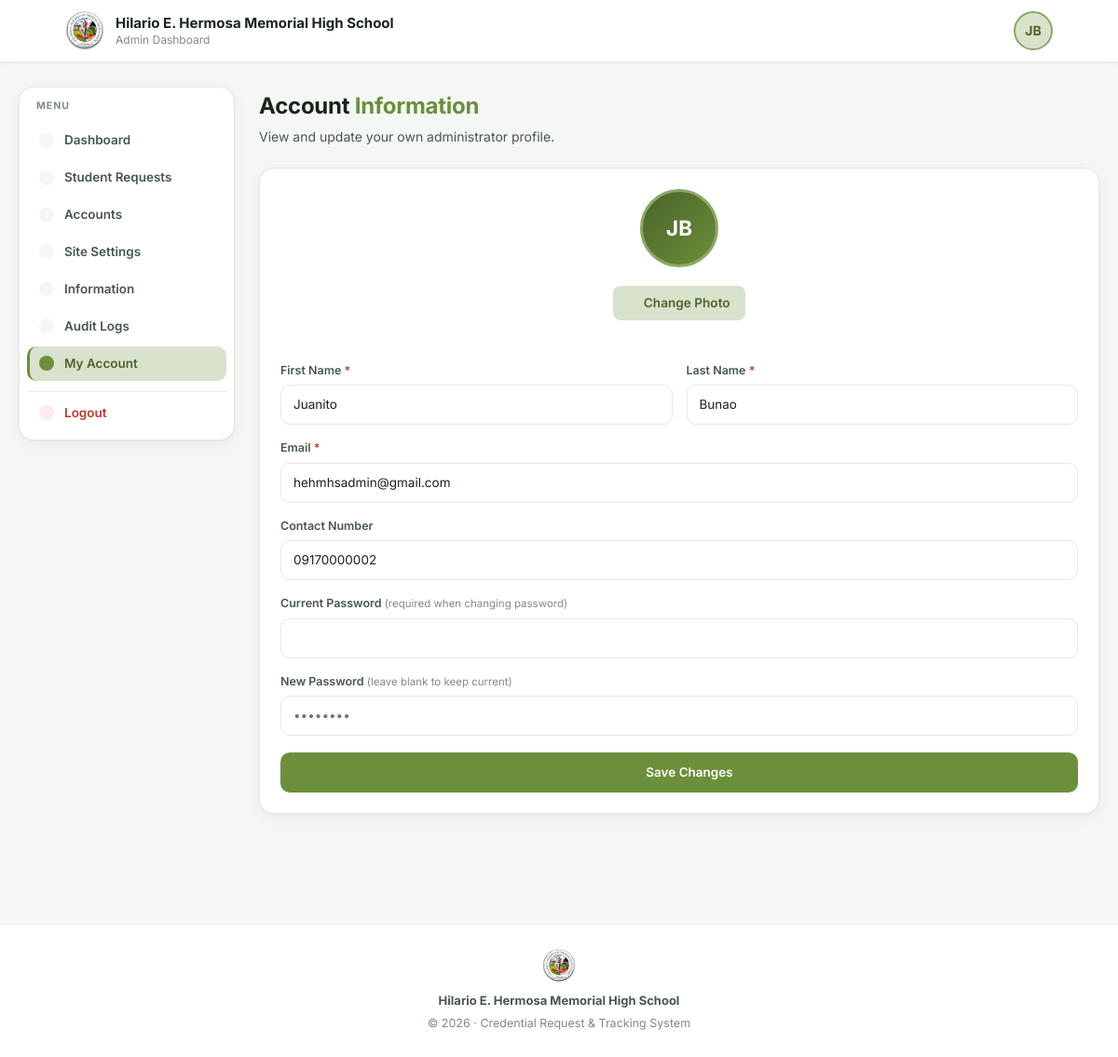
The app's page /admin/adminDashboard.php?view=account (signed in) with its own data.
### tables this page shows
CREATE TABLE `users` (
  `id` int NOT NULL AUTO_INCREMENT,
  `role_id` int NOT NULL,
  `first_name` varchar(100) DEFAULT NULL,
  `last_name` varchar(100) DEFAULT NULL,
  `status` varchar(20) NOT NULL DEFAULT 'active' COMMENT 'active | archived',
  `email` varchar(150) DEFAULT NULL,
  `contact` varchar(20) DEFAULT NULL,
  `password` varchar(255) DEFAULT NULL COMMENT 'bcrypt hash (password_hash)',
  `profile_photo` varchar(255) DEFAULT NULL COMMENT 'uploads/profile_photos/…',
  `created_at` timestamp NOT NULL DEFAULT CURRENT_TIMESTAMP,
  `updated_at` timestamp NOT NULL DEFAULT CURRENT_TIMESTAMP ON UPDATE CURRENT_TIMESTAMP,
  `failed_login_count` int NOT NULL DEFAULT '0' COMMENT 'Consecutive wrong passwords; reset on success',
  `lockout_count` int NOT NULL DEFAULT '0' COMMENT 'How many times locked (escalates duration); reset on success',
  `locked_until` datetime DEFAULT NULL COMMENT 'Active lock expiry; NULL = not locked',
  PRIMARY KEY (`id`),
  UNIQUE KEY `uq_student_email` (`email`),
  KEY `idx_student_status` (`status`),
  KEY `fk_users_role` (`role_id`),
  CONSTRAINT `fk_users_role` FOREIGN KEY (`role_id`) REFERENCES `roles` (`role_id`) ON UPDATE CASCADE
);

### phpLogics/site_config.php (called while the page is built, shortened)
<?php
if (!function_exists('site_settings')) {
    function site_settings(): array
    {
        static $settings = null;
        if ($settings !== null) return $settings;
        global $conn;
        $settings = [
            'logo_path'       => 'assets/img/Logo.png',
            'theme_color'     => '#6b8f3a',
            'office_hours'    => 'Monday to Friday, 8:00 AM – 4:00 PM',
            'contact_email'   => 'hehmhsadmin@gmail.com',
            'contact_phone'   => '(044) 123-4567',
            'contact_location'=> 'Hilario E. Hermosa Memorial High School, Siclong, Laur, Nueva Ecija',
        ];
        if (isset($conn) && $conn instanceof mysqli) {
            $res = @$conn->query("SELECT setting_key, setting_value FROM site_settings");
            if ($res) {
                while ($row = $res->fetch_assoc()) {
                    $settings[$row['setting_key']] = $row['setting_value'];
                }
            }
        }
        return $settings;
    }
    function site_url(string $path = ''): string
    {
        $docRoot = rtrim(str_replace('\\', '/', $_SERVER['DOCUMENT_ROOT'] ?? ''), '/');
        $projDir = rtrim(str_replace('\\', '/', dirname(__DIR__)), '/');
        $base    = ($docRoot !== '' && strpos($projDir, $docRoot) === 0)
            ? substr($projDir, strlen($docRoot))
            : '';
        $base = implode('/', array_map('rawurlencode', explode('/', $base)));
        return $base . '/' . ltrim($path, '/');
    }
    function site_setting(string $key, string $default = ''): string
    {
        $s = site_settings();
        $v = trim((string)($s[$key] ?? ''));
        return $v !== '' ? $v : $default;
    }
    function site_logo_url(): string
    {
        $s     = site_settings();
        $logo  = trim($s['logo_path'] ?? '');
        return $logo !== '' ? site_url($logo) : site_url('assets/img/Logo.png');
    }
}

### phpLogics/monthly_report_email.php (called while the page is built, shortened)
<?php
require_once __DIR__ . '/site_config.php';
function maybe_send_monthly_report(mysqli $conn): void
{
    try {
        $target = date('Y-m', strtotime('first day of previous month'));
        if (site_setting('monthly_report_last_sent', '') === $target) {
            return;
        }
    } catch (Throwable $e) {
        error_log('Monthly report e-mail failed: ' . $e->getMessage());
    }
}

### admin/adminDashboard.php (the view, shortened to what this page needs)
<?php
include(__DIR__ . "/../database/db.php");
include __DIR__ . "/../phpLogics/site_config.php";
require_once __DIR__ . '/../phpLogics/icons.php';
require_once __DIR__ . '/../phpLogics/monthly_report_email.php';
maybe_send_monthly_report($conn);
$user_id = (int)$_SESSION['user_id'];
$s = $conn->prepare("SELECT * FROM users WHERE id = ?");
$s->bind_param("i", $user_id);
$s->execute();
$me = $s->get_result()->fetch_assoc();
$myPhoto       = !empty($me['profile_photo'])
    ? '../phpLogics/download_profile.php?user_id=' . (int)$_SESSION['user_id']
    : null;
$myInitials    = strtoupper(substr($me['first_name'] ?? 'A', 0, 1) . substr($me['last_name'] ?? '', 0, 1));
$activeView    = $_GET['view'] ?? 'overview';
$settings = site_settings();
?>
<!DOCTYPE html>
<html lang="en">
<head>
    <link rel="stylesheet" href="../student/portal.css?v=2">
    <link rel="stylesheet" href="../registrar/registrarCSS.css?v=9">
    <link rel="stylesheet" href="admin.css?v=3">
    <link rel="stylesheet" href="../assets/fonts/inter.css">
</head>
<body>
    <header class="topbar">
        <div class="topbar-inner">
            <a href="adminDashboard.php" class="brand">
                <img src="<?php echo site_logo_url(); ?>" alt="School logo">
                <div class="brand-text">
                    <strong>Hilario E. Hermosa Memorial High School</strong>
                    <span>Admin Dashboard</span>
                </div>
            </a>
            <div class="topbar-actions">
                <div class="header-avatar-wrapper">
                    <div class="header-avatar" onclick="toggleProfileMenu(event)" title="Account menu">
                        <?php if ($myPhoto): ?>
                            <img src="<?php echo $myPhoto; ?>" alt="avatar">
                        <?php else: ?>
                            <?php echo $myInitials; ?>
                        <?php endif; ?>
                    </div>
                </div>
            </div>
        </div>
    </header>
    <div class="shell">
        <aside class="sidebar">
            <nav class="tabs">
                <a onclick="showView('overview')" id="nav-overview"
                    class="ptab <?php echo $activeView === 'overview' ? 'active' : ''; ?>"><?php echo icon('home', 16); ?> Dashboard</a>
                <a onclick="showView('requests')" id="nav-requests"
                    class="ptab <?php echo $activeView === 'requests' ? 'active' : ''; ?>"><?php echo icon('clipboard', 16); ?> Student Requests</a>
                <a onclick="showView('accounts')" id="nav-accounts"
                    class="ptab <?php echo $activeView === 'accounts' ? 'active' : ''; ?>"><?php echo icon('graduation', 16); ?> Accounts</a>
                <a onclick="showView('settings')" id="nav-settings"
                    class="ptab <?php echo $activeView === 'settings' ? 'active' : ''; ?>"><?php echo icon('palette', 16); ?> Site Settings</a>
                <a onclick="showView('information')" id="nav-information"
                    class="ptab <?php echo $activeView === 'information' ? 'active' : ''; ?>"><?php echo icon('megaphone', 16); ?> Information</a>
                <a onclick="showView('audit')" id="nav-audit"
                    class="ptab <?php echo $activeView === 'audit' ? 'active' : ''; ?>"><?php echo icon('file-text', 16); ?> Audit Logs</a>
                <a onclick="showView('account')" id="nav-account"
                    class="ptab <?php echo $activeView === 'account' ? 'active' : ''; ?>"><?php echo icon('user', 16); ?> My Account</a>
                <a href="../phpLogics/Logout.php" class="ptab ptab-logout"
                    title="Log out"><?php echo icon('logout', 16); ?> Logout</a>
            </nav>
        </aside>
        <main class="page">
            <div id="view-account" style="display:<?php echo $activeView === 'account' ? 'block' : 'none'; ?>;">
                <div class="view-head">
                        <h1>Account <span>Information</span></h1>
                        <p>View and update your own administrator profile.</p>
                    </div>
                <div class="account-card">
                    <div class="avatar-section">
                        <div class="account-avatar" id="avatar-display">
                            <?php if ($myPhoto): ?>
                                <img src="<?php echo $myPhoto; ?>" alt="avatar">
                            <?php else: ?>
                                <span><?php echo $myInitials; ?></span>
                            <?php endif; ?>
                        </div>
                        <div>
                            <label for="photo-input" class="btn-upload"><?php echo icon('pencil', 13); ?> Change Photo</label>
                            <div id="photo-name" class="file-name"></div>
                        </div>
                    </div>
                    <div class="form-grid">
                        <div class="form-group">
                            <label>First Name <span class="req-star">*</span></label>
                            <input type="text" id="acc-first" value="<?php echo htmlspecialchars($me['first_name'] ?? ''); ?>">
                        </div>
                        <div class="form-group">
                            <label>Last Name <span class="req-star">*</span></label>
                            <input type="text" id="acc-last" value="<?php echo htmlspecialchars($me['last_name'] ?? ''); ?>">
                        </div>
                        <div class="form-group full">
                            <label>Email <span class="req-star">*</span></label>
                            <input type="email" id="acc-email" value="<?php echo htmlspecialchars($me['email'] ?? ''); ?>">
                        </div>
                        <div class="form-group full">
                            <label>Contact Number</label>
                            <input type="text" id="acc-contact" inputmode="numeric" maxlength="11"
                                value="<?php echo htmlspecialchars($me['contact'] ?? ''); ?>" placeholder="09XXXXXXXXX">
                        </div>
                        <div class="form-group full">
                            <label>Current Password <span class="hint-inline">(required when changing password)</span></label>
                            <input type="password" id="acc-current-password" autocomplete="current-password">
                        </div>
                        <div class="form-group full">
                            <label>New Password <span class="hint-inline">(leave blank to keep current)</span></label>
                            <input type="password" id="acc-password" placeholder="••••••••" autocomplete="new-password">
                        </div>
                    </div>
                    <button type="button" class="save-btn" id="btn-save-account"><?php echo icon('save', 15); ?> Save Changes</button>
                </div>
            </div>
        </main>
    </div>
    <footer class="footer">
        <div class="footer-inner">
            <img class="footer-logo" src="<?php echo site_logo_url(); ?>" alt="HEHMHS logo">
            <div class="footer-name">Hilario E. Hermosa Memorial High School</div>
            <div>© <?php echo date('Y'); ?> · Credential Request &amp; Tracking System</div>
        </div>
    </footer>
</body>
</html>

### registrar/registrarCSS.css (style rules this page uses)
:root { --green-mid: var(--brand); --green-dark: var(--brand-dark); --green-pale: var(--brand-soft); --green-light: var(--brand-line); --text-dark: var(--ink); --text-mid: var(--ink-2); --text-muted: var(--ink-3); --white: #ffffff; --gold: #b98a2f; --gold-light: #f3e5c3; --shadow-sm: var(--shadow); }
.file-name { font-size: 12px; color: var(--ink-2); text-align: center; min-height: 16px; margin-top: 4px; }

### admin/admin.css (style rules this page uses)
.file-name { font-size: .8rem; color: var(--text-muted, #7a8a65); }
.btn-upload { display: inline-block; background: var(--green-pale, #d6e4b8); color: var(--green-dark, #3d5a1e); padding: 8px 16px; border-radius: 8px; cursor: pointer; font-size: .85rem; font-weight: 600; }
.hint-inline { color: var(--text-muted, #7a8a65); font-weight: 400; }
.avatar-section { display: flex; align-items: center; gap: 20px; margin-bottom: 24px; }
.account-avatar { width: 84px; height: 84px; border-radius: 50%; overflow: hidden; flex-shrink: 0; background: linear-gradient(135deg, var(--green-dark), var(--green-mid)); color: #fff; display: flex; align-items: center; justify-content: center; font-size: 1.4rem; font-weight: 700; }
.account-card { background: var(--card); border: 1px solid var(--line); border-radius: var(--radius); box-shadow: var(--shadow); padding: 22px; margin-bottom: 18px; }

### records on screen
users: myInitials "JB", first_name "Juanito", last_name "Bunao", email "hehmhsadmin@gmail.com", contact "09170000002"
